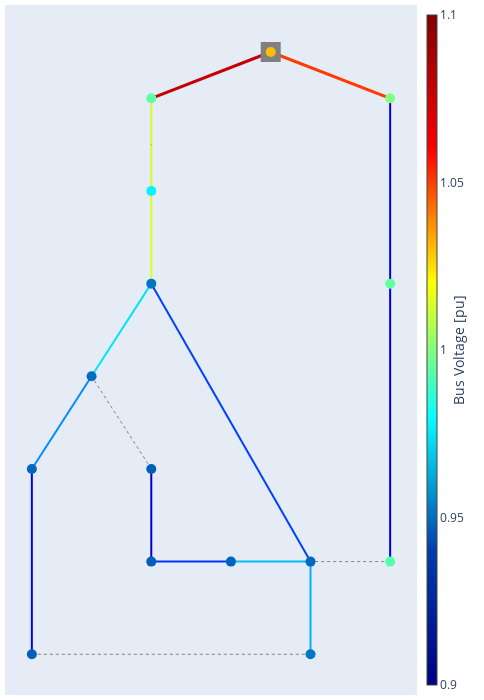

Source (notebook cell):
### Markdown cell above
## CIGRE MV

### Code cell
net = pp.networks.create_cigre_network_mv(with_der="pv_wind")
net.load["curtailable"] = False
pp.runpp(net)
pp.plotting.plotly.pf_res_plotly(net, auto_open=False)

### Figure 1 — Plotly figure (JSON) as saved in the notebook; plotly's stock layout.template omitted (floating-point values rounded to 4 significant figures)
{"data": [{"hoverinfo": "text", "legendgroup": "lines", "line": {"color": "rgb(212.09677419354836,255.0,34.67741935483871)", "dash": "solid", "width": 2}, "mode": "lines", "name": "lines", "showlegend": true, "text": "Line 1-2<br />I = 60.611 %<br />I_from = 0.087 kA<br />I_to = 0.088 kA<br />", "x": [4.0, 4.0, 4.0], "y": [15.0, 14.0, 13.0], "type": "scatter"}, {"hoverinfo": "text", "legendgroup": "lines", "line": {"color": "rgb(215.32258064516125,255.0,31.451612903225794)", "dash": "solid", "width": 2}, "mode": "lines", "name": "lines", "showlegend": false, "text": "Line 2-3<br />I = 61.328 %<br />I_from = 0.088 kA<br />I_to = 0.089 kA<br />", "x": [4.0, 4.0, 4.0], "y": [13.0, 12.0, 11.0], "type": "scatter"}, {"hoverinfo": "text", "legendgroup": "lines", "line": {"color": "rgb(0.0,228.5,247.58064516129033)", "dash": "solid", "width": 2}, "mode": "lines", "name": "lines", "showlegend": false, "text": "Line 3-4<br />I = 35.102 %<br />I_from = 0.051 kA<br />I_to = 0.051 kA<br />", "x": [4.0, 3.25, 2.5], "y": [11.0, 10.0, 9.0], "type": "scatter"}, {"hoverinfo": "text", "legendgroup": "lines", "line": {"color": "rgb(0.0,140.5,255.0)", "dash": "solid", "width": 2}, "mode": "lines", "name": "lines", "showlegend": false, "text": "Line 4-5<br />I = 26.232 %<br />I_from = 0.038 kA<br />I_to = 0.038 kA<br />", "x": [2.5, 1.75, 1.0], "y": [9.0, 8.0, 7.0], "type": "scatter"}, {"hoverinfo": "text", "legendgroup": "lines", "line": {"color": "rgb(0.0,0.0,254.77272727272725)", "dash": "solid", "width": 2}, "mode": "lines", "name": "lines", "showlegend": false, "text": "Line 5-6<br />I = 11.24 %<br />I_from = 0.016 kA<br />I_to = 0.016 kA<br />", "x": [1.0, 1.0, 1.0], "y": [7.0, 5.0, 3.0], "type": "scatter"}, {"hoverinfo": "text", "legendgroup": "lines", "line": {"color": "rgb(0.0,176.5,255.0)", "dash": "solid", "width": 2}, "mode": "lines", "name": "lines", "showlegend": false, "text": "Line 7-8<br />I = 29.779 %<br />I_from = 0.043 kA<br />I_to = 0.043 kA<br />", "x": [8.0, 8.0, 8.0], "y": [3.0, 4.0, 5.0], "type": "scatter"}, {"hoverinfo": "text", "legendgroup": "lines", "line": {"color": "rgb(0.0,188.5,255.0)", "dash": "solid", "width": 2}, "mode": "lines", "name": "lines", "showlegend": false, "text": "Line 8-9<br />I = 31.137 %<br />I_from = 0.045 kA<br />I_to = 0.045 kA<br />", "x": [8.0, 7.0, 6.0], "y": [5.0, 5.0, 5.0], "type": "scatter"}, {"hoverinfo": "text", "legendgroup": "lines", "line": {"color": "rgb(0.0,52.49999999999997,255.0)", "dash": "solid", "width": 2}, "mode": "lines", "name": "lines", "showlegend": false, "text": "Line 9-10<br />I = 17.966 %<br />I_from = 0.026 kA<br />I_to = 0.026 kA<br />", "x": [6.0, 5.0, 4.0], "y": [5.0, 5.0, 5.0], "type": "scatter"}, {"hoverinfo": "text", "legendgroup": "lines", "line": {"color": "rgb(0.0,0.0,204.77272727272725)", "dash": "solid", "width": 2}, "mode": "lines", "name": "lines", "showlegend": false, "text": "Line 10-11<br />I = 6.903 %<br />I_from = 0.01 kA<br />I_to = 0.01 kA<br />", "x": [4.0, 4.0, 4.0], "y": [5.0, 6.0, 7.0], "type": "scatter"}, {"hoverinfo": "text", "legendgroup": "lines", "line": {"color": "rgb(0.0,64.5,255.0)", "dash": "solid", "width": 2}, "mode": "lines", "name": "lines", "showlegend": false, "text": "Line 3-8<br />I = 18.846 %<br />I_from = 0.027 kA<br />I_to = 0.027 kA<br />", "x": [4.0, 6.0, 8.0], "y": [11.0, 8.0, 5.0], "type": "scatter"}, {"hoverinfo": "text", "legendgroup": "lines", "line": {"color": "rgb(0.0,0.0,236.59090909090907)", "dash": "solid", "width": 2}, "mode": "lines", "name": "lines", "showlegend": false, "text": "Line 12-13<br />I = 9.476 %<br />I_from = 0.018 kA<br />I_to = 0.018 kA<br />", "x": [10.0, 10.0, 10.0], "y": [15.0, 13.0, 11.0], "type": "scatter"}, {"hoverinfo": "text", "legendgroup": "lines", "line": {"color": "rgb(0.0,0.0,227.49999999999997)", "dash": "solid", "width": 2}, "mode": "lines", "name": "lines", "showlegend": false, "text": "Line 13-14<br />I = 8.909 %<br />I_from = 0.017 kA<br />I_to = 0.017 kA<br />", "x": [10.0, 10.0, 10.0], "y": [11.0, 8.0, 5.0], "type": "scatter"}, {"hoverinfo": "text", "legendgroup": "disconnected lines", "line": {"color": "rgb(128, 128, 128)", "dash": "dot", "width": 1.0}, "mode": "lines", "name": "disconnected branches", "showlegend": true, "text": "Line 6-7<br />I = 0.086 %<br />I_from = 0.0 kA<br />I_to = 0.0 kA<br />", "x": [1.0, 4.5, 8.0], "y": [3.0, 3.0, 3.0], "type": "scatter"}, {"hoverinfo": "text", "legendgroup": "disconnected lines", "line": {"color": "rgb(128, 128, 128)", "dash": "dot", "width": 1.0}, "mode": "lines", "name": "disconnected branches", "showlegend": false, "text": "Line 11-4<br />I = 0.175 %<br />I_from = 0.0 kA<br />I_to = 0.0 kA<br />", "x": [4.0, 3.25, 2.5], "y": [7.0, 8.0, 9.0], "type": "scatter"}, {"hoverinfo": "text", "legendgroup": "disconnected lines", "line": {"color": "rgb(128, 128, 128)", "dash": "dot", "width": 1.0}, "mode": "lines", "name": "disconnected branches", "showlegend": false, "text": "Line 14-8<br />I = 0.037 %<br />I_from = 0.0 kA<br />I_to = 0.0 kA<br />", "x": [10.0, 9.0, 8.0], "y": [5.0, 5.0, 5.0], "type": "scatter"}, {"hoverinfo": "text", "legendgroup": "lines", "marker": {"color": "rgb(128, 128, 128)", "size": 1, "symbol": "circle"}, "mode": "markers", "name": "edge_center", "showlegend": false, "text": ["Line 1-2<br />I = 60.611 %<br />I_from = 0.087 kA<br />I_to = 0.088 kA<br />", "Line 2-3<br />I = 61.328 %<br />I_from = 0.088 kA<br />I_to = 0.089 kA<br />", "Line 3-4<br />I = 35.102 %<br />I_from = 0.051 kA<br />I_to = 0.051 kA<br />", "Line 4-5<br />I = 26.232 %<br />I_from = 0.038 kA<br />I_to = 0.038 kA<br />", "Line 5-6<br />I = 11.24 %<br />I_from = 0.016 kA<br />I_to = 0.016 kA<br />", "Line 7-8<br />I = 29.779 %<br />I_from = 0.043 kA<br />I_to = 0.043 kA<br />", "Line 8-9<br />I = 31.137 %<br />I_from = 0.045 kA<br />I_to = 0.045 kA<br />", "Line 9-10<br />I = 17.966 %<br />I_from = 0.026 kA<br />I_to = 0.026 kA<br />", "Line 10-11<br />I = 6.903 %<br />I_from = 0.01 kA<br />I_to = 0.01 kA<br />", "Line 3-8<br />I = 18.846 %<br />I_from = 0.027 kA<br />I_to = 0.027 kA<br />", "Line 12-13<br />I = 9.476 %<br />I_from = 0.018 kA<br />I_to = 0.018 kA<br />", "Line 13-14<br />I = 8.909 %<br />I_from = 0.017 kA<br />I_to = 0.017 kA<br />", "Line 6-7<br />I = 0.086 %<br />I_from = 0.0 kA<br />I_to = 0.0 kA<br />", "Line 11-4<br />I = 0.175 %<br />I_from = 0.0 kA<br />I_to = 0.0 kA<br />", "Line 14-8<br />I = 0.037 %<br />I_from = 0.0 kA<br />I_to = 0.0 kA<br />"], "x": [4.0], "y": [14.0], "type": "scatter"}, {"hoverinfo": "text", "legendgroup": "2W transformers", "line": {"color": "rgb(195.68181818181822,0.0,0.0)", "width": 3.0}, "mode": "lines", "name": "2W transformers", "showlegend": true, "text": "Trafo 0-1<br />I = 93.808 %<br />I_hv = 0.123 kA<br />I_lv = 0.677 kA<br />", "x": [7.0, 5.5, 4.0], "y": [16.0, 15.5, 15.0], "type": "scatter"}, {"hoverinfo": "text", "legendgroup": "2W transformers", "line": {"color": "rgb(255.0,59.44444444444448,0.0)", "width": 3.0}, "mode": "lines", "name": "2W transformers", "showlegend": false, "text": "Trafo 0-12<br />I = 84.698 %<br />I_hv = 0.111 kA<br />I_lv = 0.611 kA<br />", "x": [7.0, 8.5, 10.0], "y": [16.0, 15.5, 15.0], "type": "scatter"}, {"hoverinfo": "text", "legendgroup": "2W transformers", "marker": {"color": "rgb(255.0,59.44444444444448,0.0)", "size": 1, "symbol": "circle"}, "mode": "markers", "name": "edge_center", "showlegend": false, "text": ["Trafo 0-1<br />I = 93.808 %<br />I_hv = 0.123 kA<br />I_lv = 0.677 kA<br />", "Trafo 0-12<br />I = 84.698 %<br />I_hv = 0.111 kA<br />I_lv = 0.611 kA<br />"], "x": [5.5], "y": [15.5], "type": "scatter"}, {"hoverinfo": "text", "marker": {"color": "rgb(128, 128, 128)", "size": 20, "symbol": "square"}, "mode": "markers", "name": "external_grid", "text": ["Bus 0"], "x": [7.0], "y": [16.0], "type": "scatter"}, {"hoverinfo": "text", "marker": {"cmax": 1.1, "cmin": 0.9, "color": [1.03, 0.9941, 0.9778, 0.9518, 0.9501, 0.9489, 0.9475, 0.9522, 0.9492, 0.9483, 0.9471, 0.9469, 1.0, 0.9953, 0.9926], "colorbar": {"thickness": 10, "title": {"side": "right", "text": "Bus Voltage [pu]"}, "x": 1.0}, "colorscale": [[0.0, "rgb(0,0,131)"], [0.2, "rgb(0,60,170)"], [0.4, "rgb(5,255,255)"], [0.6, "rgb(255,255,0)"], [0.8, "rgb(250,0,0)"], [1.0, "rgb(128,0,0)"]], "size": 10, "symbol": "circle"}, "mode": "markers", "name": "buses", "text": ["Bus 0<br />V_m = 1.03 pu<br />V_m = 113.3 kV<br />V_a = 0.0 deg", "Bus 1<br />V_m = 0.994 pu<br />V_m = 19.883 kV<br />V_a = -36.045 deg", "Bus 2<br />V_m = 0.978 pu<br />V_m = 19.556 kV<br />V_a = -36.573 deg", "Bus 3<br />V_m = 0.952 pu<br />V_m = 19.037 kV<br />V_a = -37.415 deg", "Bus 4<br />V_m = 0.95 pu<br />V_m = 19.002 kV<br />V_a = -37.509 deg", "Bus 5<br />V_m = 0.949 pu<br />V_m = 18.978 kV<br />V_a = -37.574 deg", "Bus 6<br />V_m = 0.947 pu<br />V_m = 18.95 kV<br />V_a = -37.65 deg", "Bus 7<br />V_m = 0.952 pu<br />V_m = 19.044 kV<br />V_a = -37.14 deg", "Bus 8<br />V_m = 0.949 pu<br />V_m = 18.984 kV<br />V_a = -37.414 deg", "Bus 9<br />V_m = 0.948 pu<br />V_m = 18.965 kV<br />V_a = -37.449 deg", "Bus 10<br />V_m = 0.947 pu<br />V_m = 18.942 kV<br />V_a = -37.508 deg", "Bus 11<br />V_m = 0.947 pu<br />V_m = 18.938 kV<br />V_a = -37.518 deg", "Bus 12<br />V_m = 1.0 pu<br />V_m = 20.003 kV<br />V_a = -35.487 deg", "Bus 13<br />V_m = 0.995 pu<br />V_m = 19.907 kV<br />V_a = -35.538 deg", "Bus 14<br />V_m = 0.993 pu<br />V_m = 19.851 kV<br />V_a = -35.568 deg"], "x": [7.0, 4.0, 4.0, 4.0, 2.5, 1.0, 1.0, 8.0, 8.0, 6.0, 4.0, 4.0, 10.0, 10.0, 10.0], "y": [16.0, 15.0, 13.0, 11.0, 9.0, 7.0, 3.0, 3.0, 5.0, 5.0, 5.0, 7.0, 15.0, 11.0, 5.0], "type": "scatter"}], "layout": {"autosize": true, "hovermode": "closest", "legend": {"itemsizing": "constant"}, "margin": {"b": 5, "l": 5, "r": 5, "t": 5}, "showlegend": false, "title": {"font": {"size": 16}}, "xaxis": {"showgrid": false, "showticklabels": false, "zeroline": false}, "yaxis": {"showgrid": false, "showticklabels": false, "zeroline": false}, "width": 484.6, "height": 700.0}}
